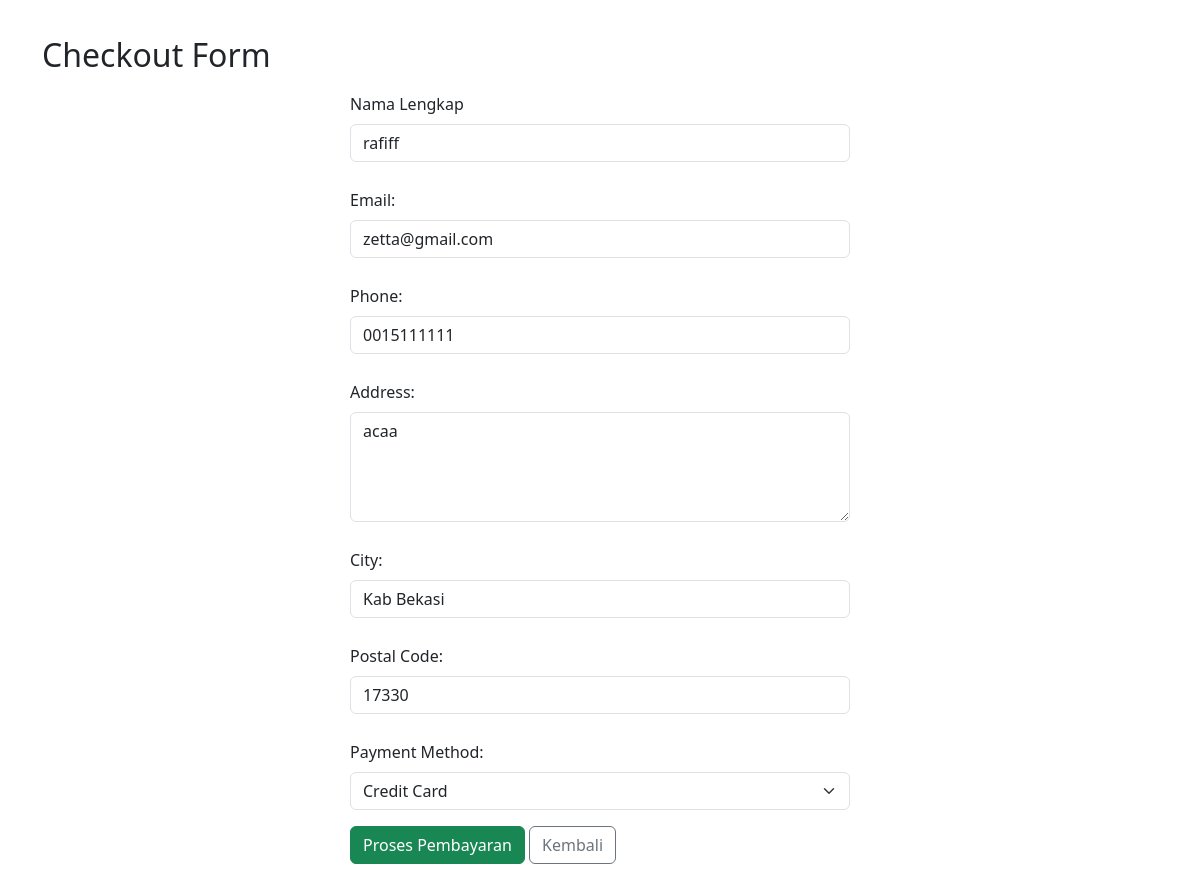
Screenshot of /checkout.php (signed in) with the database file from the repository.
### tables this page shows
CREATE TABLE `customer` (
  `id_customer` int(11) NOT NULL,
  `nama` varchar(255) NOT NULL,
  `jenis_kelamin` varchar(255) NOT NULL,
  `tanggal_lahir` varchar(255) NOT NULL,
  `phone` varchar(255) NOT NULL,
  `id_user` int(11) NOT NULL,
  `id_alamat` int(11) NOT NULL
);

CREATE TABLE `user` (
  `id_user` int(11) NOT NULL,
  `username` varchar(255) NOT NULL,
  `email` varchar(100) NOT NULL,
  `password` varchar(255) DEFAULT NULL
);

CREATE TABLE `alamat` (
  `id_alamat` int(11) NOT NULL,
  `detail_alamat` text NOT NULL,
  `provinsi` varchar(255) NOT NULL,
  `kota` varchar(255) NOT NULL,
  `kode_pos` varchar(20) NOT NULL,
  `no_hp` varchar(20) NOT NULL
);

### checkout.php (the view, shortened to what this page needs)
<?php
include 'koneksi.php';
$user_id = $_SESSION['id_user'];
function ambil_data($user_id, $db)
{
    $sql = "SELECT
    customer.nama,
    customer.phone,
    customer.jenis_kelamin,
    customer.tanggal_lahir,
    alamat.detail_alamat,
    alamat.kota,
    alamat.kode_pos,
    alamat.provinsi,
    user.email
    FROM customer
    JOIN user ON customer.id_user = user.id_user
    JOIN alamat ON customer.id_alamat = alamat.id_alamat
    WHERE customer.id_user = $user_id";
    $query = mysqli_query($db, $sql);
    return mysqli_fetch_assoc($query);
}
$n = ambil_data($user_id, $db);
?>
<!DOCTYPE html>
<html lang="en">
<head>
    <link href="https://cdn.jsdelivr.net/npm/bootstrap@5.3.0/dist/css/bootstrap.min.css" rel="stylesheet">
</head>
<body>
    <div class="container">
        <h2 class="mt-3">Checkout Form</h2>
        <form action="checkout-process.php" method="POST">
            <div class="mb-3">
                <label for="first_name" class="form-label">Nama Lengkap</label>
                <input type="text" class="form-control" id="first_name" name="first_name" value="<?php echo $n['nama'] ?>" readonly>
            </div>
            <div class="mb-3">
                <label for="email" class="form-label">Email:</label>
                <input type="email" class="form-control" id="email" name="email" value="<?php echo $n['email'] ?>"readonly>
            </div>
            <div class="mb-3">
                <label for="phone" class="form-label">Phone:</label>
                <input type="text" class="form-control" id="phone" name="phone" value="<?php echo $n['phone'] ?>"readonly>
            </div>
            <div class="mb-3">
                <label for="address" class="form-label">Address:</label>
                <textarea class="form-control" id="address" name="address" rows="4"><?php echo $n['detail_alamat'] ?></textarea>
            </div>
            <div class="mb-3">
                <label for="city" class="form-label">City:</label>
                <input type="text" class="form-control" id="city" name="city" value="<?php echo $n['kota'] ?>"readonly>
            </div>
            <div class="mb-3">
                <label for="postal_code" class="form-label">Postal Code:</label>
                <input type="text" class="form-control" id="postal_code" name="postal_code" value="<?php echo $n['kode_pos'] ?>"readonly>
            </div>
            <div class="mb-3">
                <label for="metode_pembayaran" class="form-label">Payment Method:</label>
                <select class="form-select" id="metode_pembayaran" name="metode_pembayaran" required>
                    <option value="credit_card">Credit Card</option>
                </select>
            </div>
            <button id="pay-button" type="submit" class="btn btn-success">Proses Pembayaran</button>
            <a class="btn btn-outline-secondary" href="keranjang.php">Kembali</a>
        </form>
    </div>
</body>
</html>

### checkout.php (style rules this page uses)
body { padding: 20px; }
form { max-width: 500px; margin: 0 auto; }
label { margin-top: 10px; }

### rows the page displays
customer: first_name "rafiff", email "zetta@gmail.com", phone "0015111111", address "acaa", city "Kab Bekasi", postal_code "17330"
